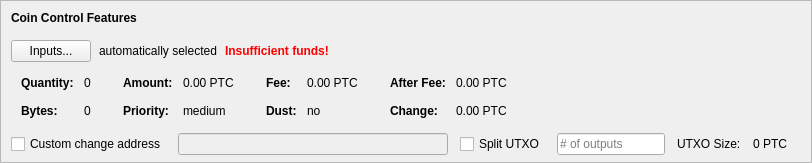
    <widget class="QFrame" name="frameCoinControl">
     <property name="sizePolicy">
      <sizepolicy hsizetype="Expanding" vsizetype="Expanding">
       <horstretch>0</horstretch>
       <verstretch>0</verstretch>
      </sizepolicy>
     </property>
     <property name="maximumSize">
      <size>
       <width>16777215</width>
       <height>16777215</height>
      </size>
     </property>
     <property name="frameShape">
      <enum>QFrame::StyledPanel</enum>
     </property>
     <property name="frameShadow">
      <enum>QFrame::Sunken</enum>
     </property>
     <layout class="QVBoxLayout" name="verticalLayoutCoinControl2">
      <property name="spacing">
       <number>0</number>
      </property>
      <property name="leftMargin">
       <number>0</number>
      </property>
      <property name="topMargin">
       <number>0</number>
      </property>
      <property name="rightMargin">
       <number>0</number>
      </property>
      <property name="bottomMargin">
       <number>6</number>
      </property>
      <item>
       <layout class="QVBoxLayout" name="verticalLayoutCoinControl" stretch="0,0,0,0,1">
        <property name="spacing">
         <number>0</number>
        </property>
        <property name="leftMargin">
         <number>10</number>
        </property>
        <property name="topMargin">
         <number>10</number>
        </property>
        <item>
         <layout class="QHBoxLayout" name="horizontalLayoutCoinControl1">
          <property name="bottomMargin">
           <number>15</number>
          </property>
          <item>
           <widget class="QLabel" name="labelCoinControlFeatures">
            <property name="sizePolicy">
             <sizepolicy hsizetype="Preferred" vsizetype="Maximum">
              <horstretch>0</horstretch>
              <verstretch>0</verstretch>
             </sizepolicy>
            </property>
            <property name="font">
             <font>
              <weight>75</weight>
              <bold>true</bold>
             </font>
            </property>
            <property name="styleSheet">
             <string notr="true">font-weight:bold;</string>
            </property>
            <property name="text">
             <string>Coin Control Features</string>
            </property>
           </widget>
          </item>
         </layout>
        </item>
        <item>
         <layout class="QHBoxLayout" name="horizontalLayoutCoinControl2" stretch="0,0,0,0">
          <property name="spacing">
           <number>8</number>
          </property>
          <property name="bottomMargin">
           <number>10</number>
          </property>
          <item>
           <widget class="QPushButton" name="pushButtonCoinControl">
            <property name="styleSheet">
             <string notr="true"/>
            </property>
            <property name="text">
             <string>Inputs...</string>
            </property>
            <property name="autoDefault">
             <bool>false</bool>
            </property>
           </widget>
          </item>
          <item>
           <widget class="QLabel" name="labelCoinControlAutomaticallySelected">
            <property name="text">
             <string>automatically selected</string>
            </property>
            <property name="margin">
             <number>5</number>
            </property>
           </widget>
          </item>
          <item>
           <widget class="QLabel" name="labelCoinControlInsuffFunds">
            <property name="font">
             <font>
              <weight>75</weight>
              <bold>true</bold>
             </font>
            </property>
            <property name="styleSheet">
             <string notr="true">color:red;font-weight:bold;</string>
            </property>
            <property name="text">
             <string>Insufficient funds!</string>
            </property>
            <property name="margin">
             <number>5</number>
            </property>
           </widget>
          </item>
          <item>
           <spacer name="horizontalSpacerCoinControl">
            <property name="orientation">
             <enum>Qt::Horizontal</enum>
            </property>
            <property name="sizeHint" stdset="0">
             <size>
              <width>40</width>
              <height>1</height>
             </size>
            </property>
           </spacer>
          </item>
         </layout>
        </item>
        <item>
         <widget class="QWidget" name="widgetCoinControl" native="true">
          <property name="sizePolicy">
           <sizepolicy hsizetype="Preferred" vsizetype="Preferred">
            <horstretch>0</horstretch>
            <verstretch>0</verstretch>
           </sizepolicy>
          </property>
          <property name="minimumSize">
           <size>
            <width>0</width>
            <height>0</height>
           </size>
          </property>
          <property name="styleSheet">
           <string notr="true"/>
          </property>
          <layout class="QHBoxLayout" name="horizontalLayoutCoinControl5">
           <property name="leftMargin">
            <number>0</number>
           </property>
           <property name="topMargin">
            <number>0</number>
           </property>
           <property name="rightMargin">
            <number>0</number>
           </property>
           <property name="bottomMargin">
            <number>0</number>
           </property>
           <item>
            <layout class="QHBoxLayout" name="horizontalLayoutCoinControl3" stretch="0,0,0,1">
             <property name="spacing">
              <number>20</number>
             </property>
             <property name="topMargin">
              <number>0</number>
             </property>
             <property name="bottomMargin">
              <number>10</number>
             </property>
             <item>
              <layout class="QFormLayout" name="formLayoutCoinControl1">
               <property name="horizontalSpacing">
                <number>10</number>
               </property>
               <property name="verticalSpacing">
                <number>14</number>
               </property>
               <property name="leftMargin">
                <number>10</number>
               </property>
               <property name="topMargin">
                <number>4</number>
               </property>
               <property name="rightMargin">
                <number>6</number>
               </property>
               <item row="0" column="0">
                <widget class="QLabel" name="labelCoinControlQuantityText">
                 <property name="font">
                  <font>
                   <weight>75</weight>
                   <bold>true</bold>
                  </font>
                 </property>
                 <property name="text">
                  <string>Quantity:</string>
                 </property>
                 <property name="margin">
                  <number>0</number>
                 </property>
                </widget>
               </item>
               <item row="0" column="1">
                <widget class="QLabel" name="labelCoinControlQuantity">
                 <property name="cursor">
                  <cursorShape>IBeamCursor</cursorShape>
                 </property>
                 <property name="contextMenuPolicy">
                  <enum>Qt::ActionsContextMenu</enum>
                 </property>
                 <property name="text">
                  <string notr="true">0</string>
                 </property>
                 <property name="margin">
                  <number>0</number>
                 </property>
                 <property name="textInteractionFlags">
                  <set>Qt::LinksAccessibleByMouse|Qt::TextSelectableByKeyboard|Qt::TextSelectableByMouse</set>
                 </property>
                </widget>
               </item>
               <item row="1" column="0">
                <widget class="QLabel" name="labelCoinControlBytesText">
                 <property name="font">
                  <font>
                   <weight>75</weight>
                   <bold>true</bold>
                  </font>
                 </property>
                 <property name="text">
                  <string>Bytes:</string>
                 </property>
                </widget>
               </item>
               <item row="1" column="1">
                <widget class="QLabel" name="labelCoinControlBytes">
                 <property name="cursor">
                  <cursorShape>IBeamCursor</cursorShape>
                 </property>
                 <property name="contextMenuPolicy">
                  <enum>Qt::ActionsContextMenu</enum>
                 </property>
                 <property name="text">
                  <string notr="true">0</string>
                 </property>
                 <property name="textInteractionFlags">
                  <set>Qt::LinksAccessibleByMouse|Qt::TextSelectableByKeyboard|Qt::TextSelectableByMouse</set>
                 </property>
                </widget>
               </item>
              </layout>
             </item>
             <item>
              <layout class="QFormLayout" name="formLayoutCoinControl2">
               <property name="horizontalSpacing">
                <number>10</number>
               </property>
               <property name="verticalSpacing">
                <number>14</number>
               </property>
               <property name="leftMargin">
                <number>6</number>
               </property>
               <property name="topMargin">
                <number>4</number>
               </property>
               <property name="rightMargin">
                <number>6</number>
               </property>
               <item row="0" column="0">
                <widget class="QLabel" name="labelCoinControlAmountText">
                 <property name="font">
                  <font>
                   <weight>75</weight>
                   <bold>true</bold>
                  </font>
                 </property>
                 <property name="text">
                  <string>Amount:</string>
                 </property>
                 <property name="margin">
                  <number>0</number>
                 </property>
                </widget>
               </item>
               <item row="0" column="1">
                <widget class="QLabel" name="labelCoinControlAmount">
                 <property name="cursor">
                  <cursorShape>IBeamCursor</cursorShape>
                 </property>
                 <property name="contextMenuPolicy">
                  <enum>Qt::ActionsContextMenu</enum>
                 </property>
                 <property name="text">
                  <string notr="true">0.00 PTC</string>
                 </property>
                 <property name="textInteractionFlags">
                  <set>Qt::LinksAccessibleByMouse|Qt::TextSelectableByKeyboard|Qt::TextSelectableByMouse</set>
                 </property>
                </widget>
               </item>
               <item row="1" column="0">
                <widget class="QLabel" name="labelCoinControlPriorityText">
                 <property name="font">
                  <font>
                   <weight>75</weight>
                   <bold>true</bold>
                  </font>
                 </property>
                 <property name="text">
                  <string>Priority:</string>
                 </property>
                </widget>
               </item>
               <item row="1" column="1">
                <widget class="QLabel" name="labelCoinControlPriority">
                 <property name="cursor">
                  <cursorShape>IBeamCursor</cursorShape>
                 </property>
                 <property name="contextMenuPolicy">
                  <enum>Qt::ActionsContextMenu</enum>
                 </property>
                 <property name="text">
                  <string>medium</string>
                 </property>
                 <property name="textInteractionFlags">
                  <set>Qt::LinksAccessibleByMouse|Qt::TextSelectableByKeyboard|Qt::TextSelectableByMouse</set>
                 </property>
                </widget>
               </item>
              </layout>
             </item>
             <item>
              <layout class="QFormLayout" name="formLayoutCoinControl3">
               <property name="horizontalSpacing">
                <number>10</number>
               </property>
               <property name="verticalSpacing">
                <number>14</number>
               </property>
               <property name="leftMargin">
                <number>6</number>
               </property>
               <property name="topMargin">
                <number>4</number>
               </property>
               <property name="rightMargin">
                <number>6</number>
               </property>
               <item row="0" column="0">
                <widget class="QLabel" name="labelCoinControlFeeText">
                 <property name="font">
                  <font>
                   <weight>75</weight>
                   <bold>true</bold>
                  </font>
                 </property>
                 <property name="text">
                  <string>Fee:</string>
                 </property>
                 <property name="margin">
                  <number>0</number>
                 </property>
                </widget>
               </item>
               <item row="0" column="1">
                <widget class="QLabel" name="labelCoinControlFee">
                 <property name="cursor">
                  <cursorShape>IBeamCursor</cursorShape>
                 </property>
                 <property name="contextMenuPolicy">
                  <enum>Qt::ActionsContextMenu</enum>
                 </property>
                 <property name="text">
                  <string notr="true">0.00 PTC</string>
                 </property>
                 <property name="textInteractionFlags">
                  <set>Qt::LinksAccessibleByMouse|Qt::TextSelectableByKeyboard|Qt::TextSelectableByMouse</set>
                 </property>
                </widget>
               </item>
               <item row="1" column="0">
                <widget class="QLabel" name="labelCoinControlLowOutputText">
                 <property name="font">
                  <font>
                   <weight>75</weight>
                   <bold>true</bold>
                  </font>
                 </property>
                 <property name="text">
                  <string>Dust:</string>
                 </property>
                </widget>
               </item>
               <item row="1" column="1">
                <widget class="QLabel" name="labelCoinControlLowOutput">
                 <property name="cursor">
                  <cursorShape>IBeamCursor</cursorShape>
                 </property>
                 <property name="contextMenuPolicy">
                  <enum>Qt::ActionsContextMenu</enum>
                 </property>
                 <property name="text">
                  <string>no</string>
                 </property>
                 <property name="textInteractionFlags">
                  <set>Qt::LinksAccessibleByMouse|Qt::TextSelectableByKeyboard|Qt::TextSelectableByMouse</set>
                 </property>
                </widget>
               </item>
              </layout>
             </item>
             <item>
              <layout class="QFormLayout" name="formLayoutCoinControl4">
               <property name="horizontalSpacing">
                <number>10</number>
               </property>
               <property name="verticalSpacing">
                <number>14</number>
               </property>
               <property name="leftMargin">
                <number>6</number>
               </property>
               <property name="topMargin">
                <number>4</number>
               </property>
               <property name="rightMargin">
                <number>6</number>
               </property>
               <item row="0" column="0">
                <widget class="QLabel" name="labelCoinControlAfterFeeText">
                 <property name="font">
                  <font>
                   <weight>75</weight>
                   <bold>true</bold>
                  </font>
                 </property>
                 <property name="text">
                  <string>After Fee:</string>
                 </property>
                 <property name="margin">
                  <number>0</number>
                 </property>
                </widget>
               </item>
               <item row="0" column="1">
                <widget class="QLabel" name="labelCoinControlAfterFee">
                 <property name="cursor">
                  <cursorShape>IBeamCursor</cursorShape>
                 </property>
                 <property name="contextMenuPolicy">
                  <enum>Qt::ActionsContextMenu</enum>
                 </property>
                 <property name="text">
                  <string notr="true">0.00 PTC</string>
                 </property>
                 <property name="textInteractionFlags">
                  <set>Qt::LinksAccessibleByMouse|Qt::TextSelectableByKeyboard|Qt::TextSelectableByMouse</set>
                 </property>
                </widget>
               </item>
               <item row="1" column="0">
                <widget class="QLabel" name="labelCoinControlChangeText">
                 <property name="font">
                  <font>
                   <weight>75</weight>
                   <bold>true</bold>
                  </font>
                 </property>
                 <property name="text">
                  <string>Change:</string>
                 </property>
                </widget>
               </item>
               <item row="1" column="1">
                <widget class="QLabel" name="labelCoinControlChange">
                 <property name="cursor">
                  <cursorShape>IBeamCursor</cursorShape>
                 </property>
                 <property name="contextMenuPolicy">
                  <enum>Qt::ActionsContextMenu</enum>
                 </property>
                 <property name="text">
                  <string notr="true">0.00 PTC</string>
                 </property>
                 <property name="textInteractionFlags">
                  <set>Qt::LinksAccessibleByMouse|Qt::TextSelectableByKeyboard|Qt::TextSelectableByMouse</set>
                 </property>
                </widget>
               </item>
              </layout>
             </item>
            </layout>
           </item>
          </layout>
         </widget>
        </item>
        <item>
         <layout class="QHBoxLayout" name="horizontalLayoutCoinControl4" stretch="0,0,0,0,0,0,0">
          <property name="spacing">
           <number>12</number>
          </property>
          <property name="sizeConstraint">
           <enum>QLayout::SetDefaultConstraint</enum>
          </property>
          <property name="topMargin">
           <number>5</number>
          </property>
          <property name="rightMargin">
           <number>5</number>
          </property>
          <item>
           <widget class="QCheckBox" name="checkBoxCoinControlChange">
            <property name="toolTip">
             <string>If this is activated, but the change address is empty or invalid, change will be sent to a newly generated address.</string>
            </property>
            <property name="text">
             <string>Custom change address</string>
            </property>
           </widget>
          </item>
          <item>
           <widget class="QValidatedLineEdit" name="lineEditCoinControlChange">
            <property name="enabled">
             <bool>false</bool>
            </property>
            <property name="sizePolicy">
             <sizepolicy hsizetype="Expanding" vsizetype="Fixed">
              <horstretch>0</horstretch>
              <verstretch>0</verstretch>
             </sizepolicy>
            </property>
           </widget>
          </item>
          <item>
           <widget class="QCheckBox" name="splitBlockCheckBox">
            <property name="text">
             <string>Split UTXO</string>
            </property>
           </widget>
          </item>
          <item>
           <widget class="QLineEdit" name="splitBlockLineEdit">
            <property name="sizePolicy">
             <sizepolicy hsizetype="Fixed" vsizetype="Fixed">
              <horstretch>50</horstretch>
              <verstretch>0</verstretch>
             </sizepolicy>
            </property>
            <property name="placeholderText">
             <string># of outputs</string>
            </property>
           </widget>
          </item>
          <item>
           <widget class="QLabel" name="labelBlockSizeText">
            <property name="text">
             <string>UTXO Size:</string>
            </property>
           </widget>
          </item>
          <item>
           <widget class="QLabel" name="labelBlockSize">
            <property name="text">
             <string>0 PTC</string>
            </property>
           </widget>
          </item>
          <item>
           <widget class="QLabel" name="labelCoinControlChangeLabel">
            <property name="sizePolicy">
             <sizepolicy hsizetype="Preferred" vsizetype="Expanding">
              <horstretch>0</horstretch>
              <verstretch>0</verstretch>
             </sizepolicy>
            </property>
            <property name="minimumSize">
             <size>
              <width>0</width>
              <height>0</height>
             </size>
            </property>
            <property name="text">
             <string/>
            </property>
            <property name="margin">
             <number>3</number>
            </property>
           </widget>
          </item>
         </layout>
        </item>
        <item>
         <spacer name="verticalSpacerCoinControl">
          <property name="orientation">
           <enum>Qt::Vertical</enum>
          </property>
          <property name="sizeHint" stdset="0">
           <size>
            <width>800</width>
            <height>1</height>
           </size>
          </property>
         </spacer>
        </item>
       </layout>
      </item>
     </layout>
    </widget>
